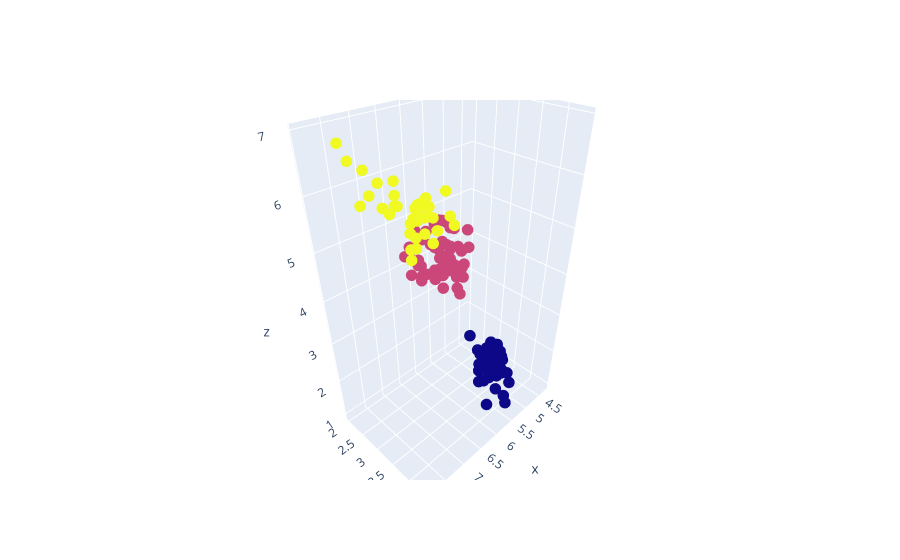

Notebook cell for this chart:
### Code cell
fig = go.Figure(data=[go.Scatter3d(x=df['sepal length (cm)'], y=df['sepal width (cm)'], z=df['petal length (cm)'], mode='markers', marker_color=df['Claster'], marker_size=4)])
fig.show()

### Figure 1 — Plotly figure (JSON) as saved in the notebook; plotly's stock layout.template omitted (floating-point values rounded to 4 significant figures; data arrays with more than 128 entries replaced by an {"elided": "..."} marker saying what was removed)
{"data": [{"marker": {"color": {"elided": "150 int values"}, "size": 4}, "mode": "markers", "type": "scatter3d", "x": {"elided": "150 float values"}, "y": {"elided": "150 float values"}, "z": {"elided": "150 float values"}}], "layout": {}}
